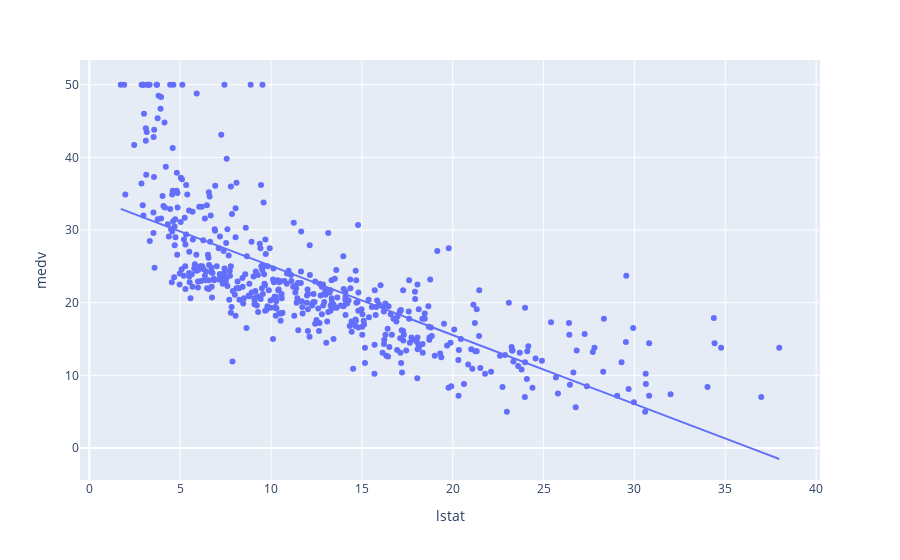

Here is the notebook cell this chart was saved with:
### Code cell
## Plot the regression line using plotly
## trendline arguement passed into plotly for ease of use. If you hover over the trendline you will see it is the same estimates as calculated above

fig = px.scatter(lstat_medv_df, x="lstat", y="medv", trendline='ols')

fig.show()

### Figure 1 — Plotly figure (JSON) as saved in the notebook; plotly's stock layout.template omitted (floating-point values rounded to 4 significant figures; data arrays with more than 128 entries replaced by an {"elided": "..."} marker saying what was removed)
{"data": [{"hovertemplate": "lstat=%{x}<br>medv=%{y}<extra></extra>", "legendgroup": "", "marker": {"color": "#636efa", "symbol": "circle"}, "mode": "markers", "name": "", "orientation": "v", "showlegend": false, "type": "scatter", "x": {"elided": "506 float values"}, "xaxis": "x", "y": {"elided": "506 float values"}, "yaxis": "y"}, {"hovertemplate": "<b>OLS trendline</b><br>medv = -0.950049 * lstat + 34.5538<br>R<sup>2</sup>=0.544146<br><br>lstat=%{x}<br>medv=%{y} <b>(trend)</b><extra></extra>", "legendgroup": "", "marker": {"color": "#636efa", "symbol": "circle"}, "mode": "lines", "name": "", "showlegend": false, "type": "scatter", "x": {"elided": "506 float values"}, "xaxis": "x", "y": {"elided": "506 float values"}, "yaxis": "y"}], "layout": {"legend": {"tracegroupgap": 0}, "margin": {"t": 60}, "xaxis": {"anchor": "y", "domain": [0, 1], "title": {"text": "lstat"}}, "yaxis": {"anchor": "x", "domain": [0, 1], "title": {"text": "medv"}}}}
